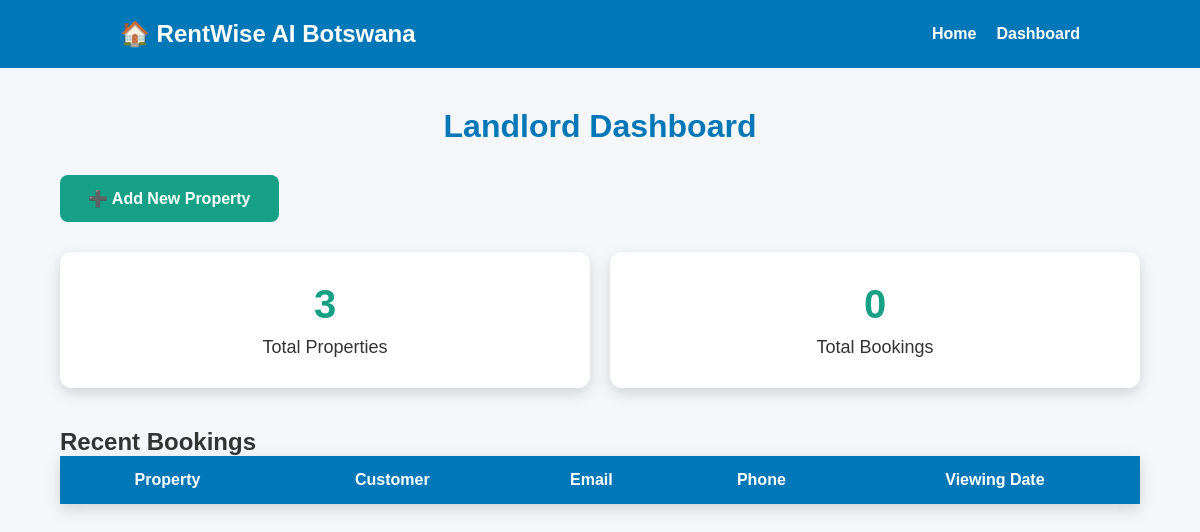
Page /dashboard on the earlier database version.
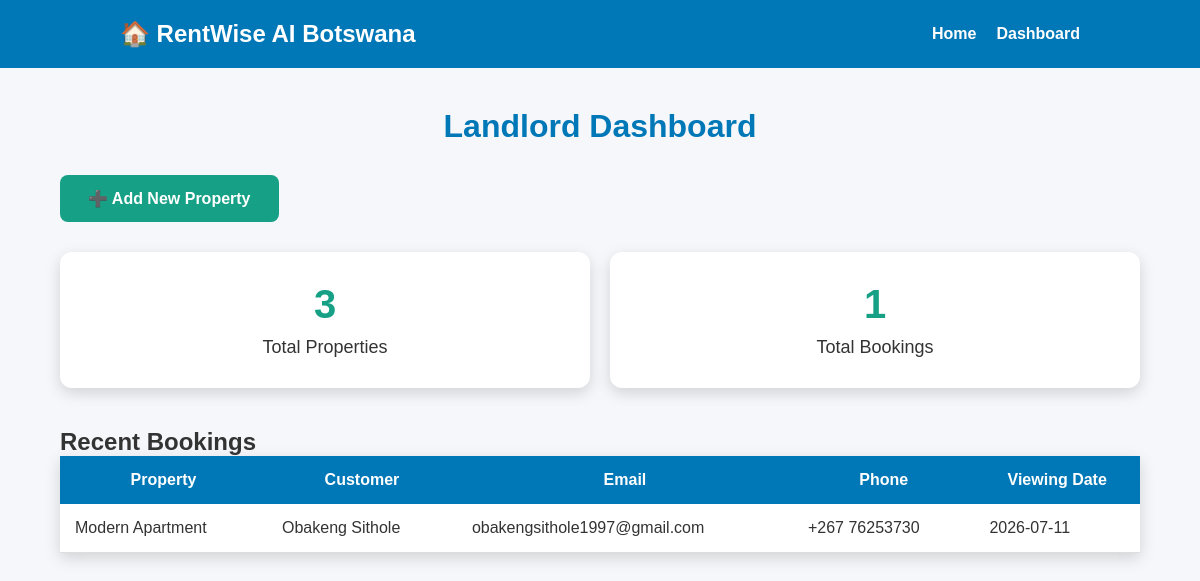
Same page on the later database version.
### tables this page shows
CREATE TABLE bookings (

    id INTEGER PRIMARY KEY AUTOINCREMENT,

    property_id INTEGER NOT NULL,

    fullname TEXT NOT NULL,

    email TEXT NOT NULL,

    phone TEXT NOT NULL,

    viewing_date TEXT NOT NULL,

    created_at TIMESTAMP DEFAULT CURRENT_TIMESTAMP,

    FOREIGN KEY(property_id)
    REFERENCES properties(id)

);

CREATE TABLE properties (
               
    id INTEGER PRIMARY KEY
AUTOINCREMENT,
        title TEXR NOT NULL,
        location TEXT NOT NULL,
        price INTEGER,
        bedrooms INTEGER,
        bathrooms INTEGER,
        description TEXT,
        image TEXT
               
);

### app.py (the view)
@app.route("/dashboard")
def dashboard():
    connection = get_db_connection()
    cursor = connection.cursor()
    cursor.execute("SELECT COUNT(*) FROM properties")
    total_properties = cursor.fetchone()[0]
    cursor.execute("SELECT COUNT(*) FROM bookings")
    total_bookings = cursor.fetchone()[0]
    cursor.execute("""
        SELECT
            bookings.*,
            properties.title
        FROM bookings
        JOIN properties
        ON bookings.property_id = properties.id
        ORDER BY bookings.id DESC
    """)
    bookings = cursor.fetchall()
    connection.close()
    return render_template(
        "dashboard.html",
        total_properties=total_properties,
        total_bookings=total_bookings,
        bookings=bookings
    )

### app.py (called while the page is built)
def get_db_connection():
    connection = sqlite3.connect("rentwise.db")
    connection.row_factory = sqlite3.Row
    return connection

### templates/dashboard.html (shortened to what this page needs)
<!DOCTYPE html>
<html lang="en">
<head>
    <link rel="stylesheet"
          href="{{ url_for('static', filename='css/style.css') }}">
</head>
<body>
<nav>
    <div class="logo">
        🏠 RentWise AI Botswana
    </div>
    <ul>
        <li><a href="/">Home</a></li>
        <li><a href="/dashboard">Dashboard</a></li>
    </ul>
</nav>
<div class="dashboard">
    <h1>Landlord Dashboard</h1>
    <div style="margin-bottom:30px;">
        <a href="{{ url_for('add_property') }}" class="book-btn">
            ➕ Add New Property
        </a>
    </div>
    <div class="dashboard-cards">
        <div class="card">
            <h2>{{ total_properties }}</h2>
            <p>Total Properties</p>
        </div>
        <div class="card">
            <h2>{{ total_bookings }}</h2>
            <p>Total Bookings</p>
        </div>
    </div>
    <h2>Recent Bookings</h2>
    <table>
        <thead>
            <tr>
                <th>Property</th>
                <th>Customer</th>
                <th>Email</th>
                <th>Phone</th>
                <th>Viewing Date</th>
            </tr>
        </thead>
        <tbody>
            {% for booking in bookings %}
            <tr>
                <td>{{ booking['title'] }}</td>
                <td>{{ booking['fullname'] }}</td>
                <td>{{ booking['email'] }}</td>
                <td>{{ booking['phone'] }}</td>
                <td>{{ booking['viewing_date'] }}</td>
            </tr>
            {% endfor %}
        </tbody>
    </table>
</div>
</body>
</html>

### static/css/style.css (style rules this page uses)
* { margin:0; padding:0; box-sizing:border-box; font-family:Arial, Helvetica, sans-serif; }
body { background:#f5f7fa; color:#333; }
nav { background:#0077b6; color:white; display:flex; justify-content:space-between; align-items:center; padding:20px 10%; }
.logo { font-size:24px; font-weight:bold; }
nav ul { list-style:none; display:flex; }
nav ul li { margin-left:20px; }
nav ul li a { color:white; text-decoration:none; font-weight:bold; }
.book-btn { display:inline-block; background:#16a085; color:white; text-decoration:none; padding:14px 28px; border-radius:8px; margin-right:10px; font-weight:bold; }
.dashboard { width:90%; margin:40px auto; }
.dashboard h1 { text-align:center; color:#0077b6; margin-bottom:30px; }
.dashboard-cards { display:flex; justify-content:space-between; gap:20px; margin-bottom:40px; }
.card { flex:1; background:white; padding:30px; border-radius:12px; text-align:center; box-shadow:0 5px 15px rgba(0,0,0,.15); }
.card h2 { font-size:40px; color:#16a085; }
.card p { margin-top:10px; font-size:18px; }
table { width:100%; border-collapse:collapse; background:white; box-shadow:0 5px 15px rgba(0,0,0,.15); }
table th { background:#0077b6; color:white; padding:15px; }
table td { padding:15px; border-bottom:1px solid #ddd; }

Differences in the rows shown:
added bookings: title "Modern Apartment", fullname "Obakeng Sithole", email "obakengsithole1997@gmail.com", phone "+267 76253730", viewing_date "2026-07-11"
Other differences:
{{ total_bookings }}: "0" → "1"
